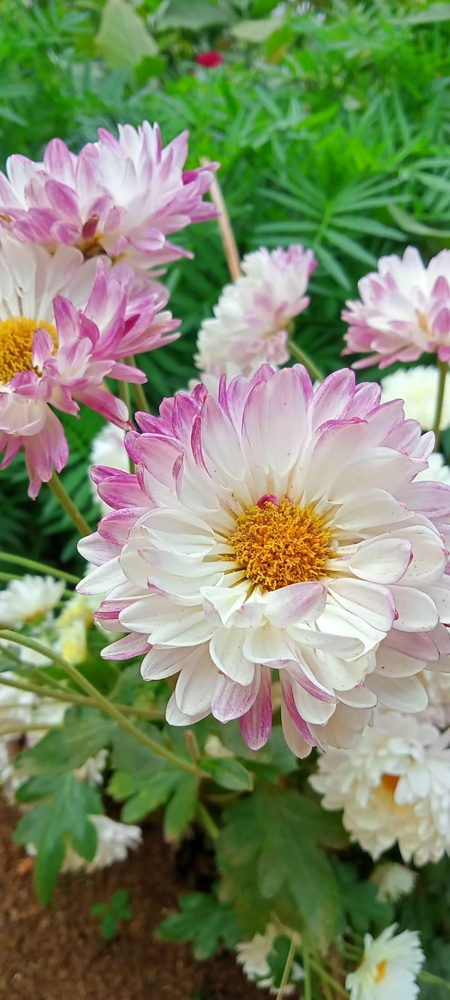
#> input picture Multimedia-Systems-Lab/datasets/flower.jpg, 450 x 1000 px, shrunk from 720 x 1600 before the run, found by its file name
$ python second.py
#> lines starting #> are read from the running program, lines starting #| are printed output that depends on the picture
# This is Charu's Code
import cv2
import matplotlib.pyplot as plt
img = cv2.imread(r"D:\IC2K2224-MS-Charu\Multimedia-Systems-Lab\datasets\flower.jpg")
#> img is the input picture: shape (1000, 450, 3); mean B, G, R 107.3, 139.1, 128.7
# Handle case where image path is invalid or file doesn't exist
if img is None:
    raise FileNotFoundError("Could not read 'sample.jpg'. Ensure the path is correct.")

# Print image metadata
print("shape :", img.shape)    # (height, width, 3)
#| shape : (1000, 450, 3)
print("dtype :", img.dtype)    # uint8 → values 0..255
#| dtype : uint8
print("min/max:", img.min(), img.max())
#| min/max: 0 255

# Convert to grayscale
gray = cv2.cvtColor(img, cv2.COLOR_BGR2GRAY)
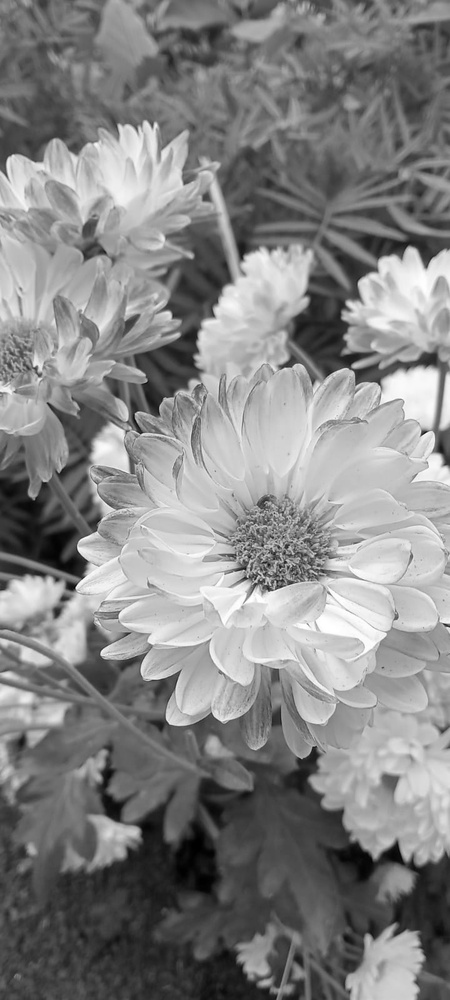
#> gray: shape (1000, 450); min 0, max 255, mean 132.4
print("gray shape:", gray.shape)  # (height, width)
#| gray shape: (1000, 450)

# Display images side-by-side
plt.figure(figsize=(10, 5))

plt.subplot(1, 2, 1)
plt.imshow(cv2.cvtColor(img, cv2.COLOR_BGR2RGB))
plt.title("RGB Image")
plt.axis('off')

plt.subplot(1, 2, 2)
plt.imshow(gray, cmap='gray')
plt.title("Grayscale Image")
plt.axis('off')

plt.tight_layout()
plt.show()
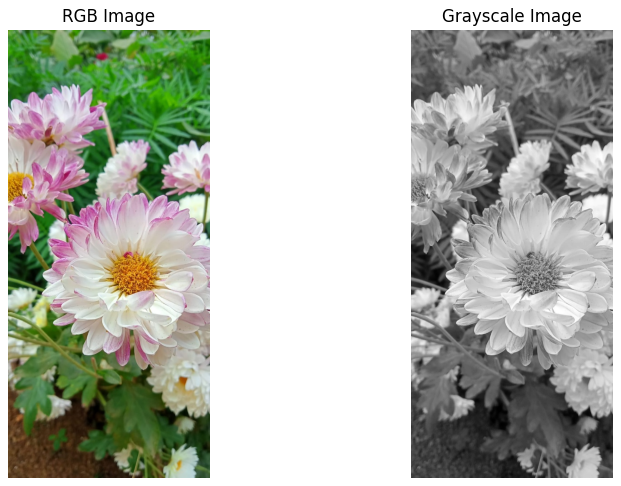
#> figure drawn by matplotlib, 2 panels
# This is Charu's Code
